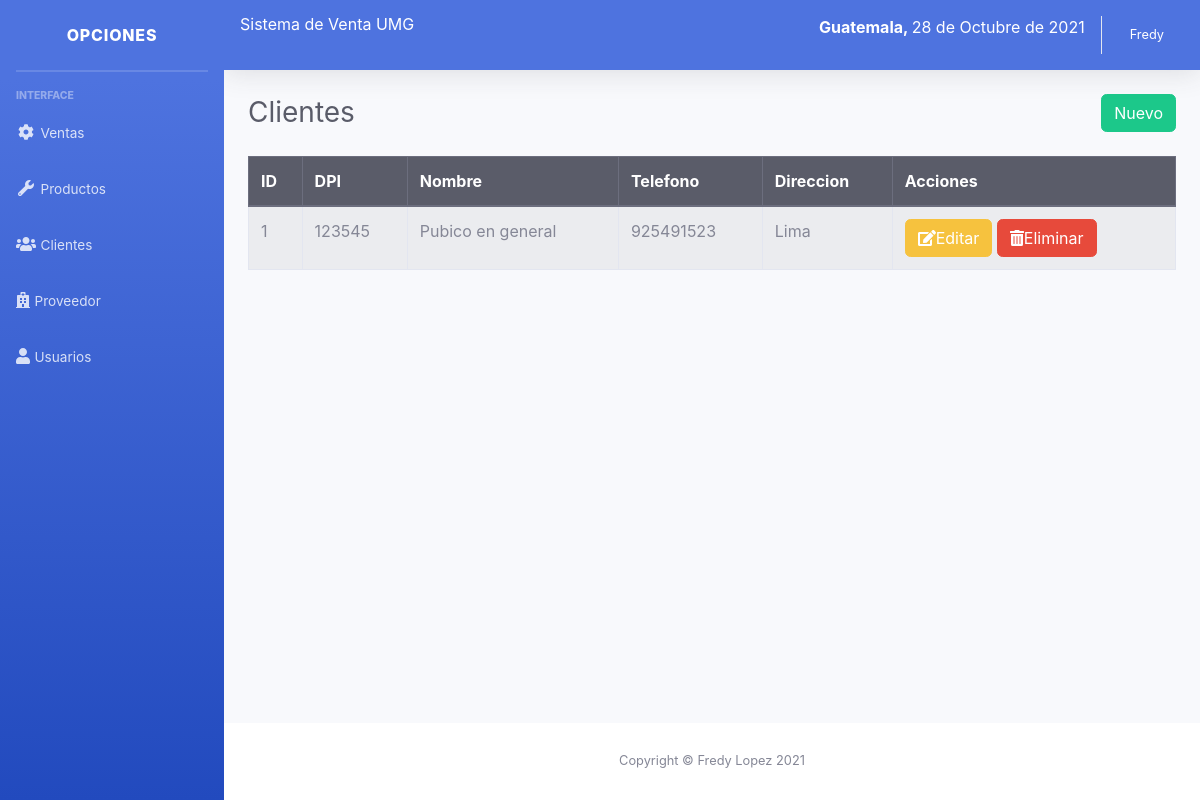
/sistema/lista_cliente.php (signed in), run on the app's committed database.
### tables this page shows
CREATE TABLE `cliente` (
  `idcliente` int(11) NOT NULL,
  `dni` int(8) NOT NULL,
  `nombre` varchar(100) NOT NULL,
  `telefono` int(15) NOT NULL,
  `direccion` varchar(200) NOT NULL,
  `usuario_id` int(11) NOT NULL
);

### sistema/lista_cliente.php (the view)
<?php include_once "includes/header.php"; ?>
<div class="container-fluid">
	<div class="d-sm-flex align-items-center justify-content-between mb-4">
		<h1 class="h3 mb-0 text-gray-800">Clientes</h1>
		<a href="registro_cliente.php" class="btn btn-success">Nuevo</a>
	</div>
	<div class="row">
		<div class="col-lg-12">
			<div class="table-responsive">
				<table class="table table-striped table-bordered" id="table">
					<thead class="thead-dark">
						<tr>
							<th>ID</th>
							<th>DPI</th>
							<th>Nombre</th>
							<th>Telefono</th>
							<th>Direccion </th>
							<?php if ($_SESSION['rol'] == 1) { ?>
							<th>Acciones</th>
							<?php } ?>
						</tr>
					</thead>
					<tbody>
						<?php
						include "../conexion.php";
						$query = mysqli_query($conexion, "SELECT * FROM cliente");
						$result = mysqli_num_rows($query);
						if ($result > 0) {
							while ($data = mysqli_fetch_assoc($query)) { ?>
								<tr>
									<td><?php echo $data['idcliente']; ?></td>
									<td><?php echo $data['dni']; ?></td>
									<td><?php echo $data['nombre']; ?></td>
									<td><?php echo $data['telefono']; ?></td>
									<td><?php echo $data['direccion']; ?></td>
									<?php if ($_SESSION['rol'] == 1) { ?>
									<td>
										<a href="editar_cliente.php?id=<?php echo $data['idcliente']; ?>" class="btn btn-warning"><i class='fas fa-edit'></i>Editar</a>
										<form action="eliminar_cliente.php?id=<?php echo $data['idcliente']; ?>" method="post" class="confirmar d-inline">
											<button class="btn btn-danger" type="submit"><i class='fas fa-trash-alt'></i>Eliminar </button>
										</form>
									</td>
									<?php } ?>
								</tr>
						<?php }
						} ?>
					</tbody>
				</table>
			</div>
		</div>
	</div>
</div>
</div>
<?php include_once "includes/footer.php"; ?>

### data on the page
cliente: idcliente "1", dni "123545", nombre "Pubico en general", telefono "925491523", direccion "Lima"

### other printed values
fechaPeru() "28 de Octubre de 2021"
$_SESSION['nombre'] "Fredy"
